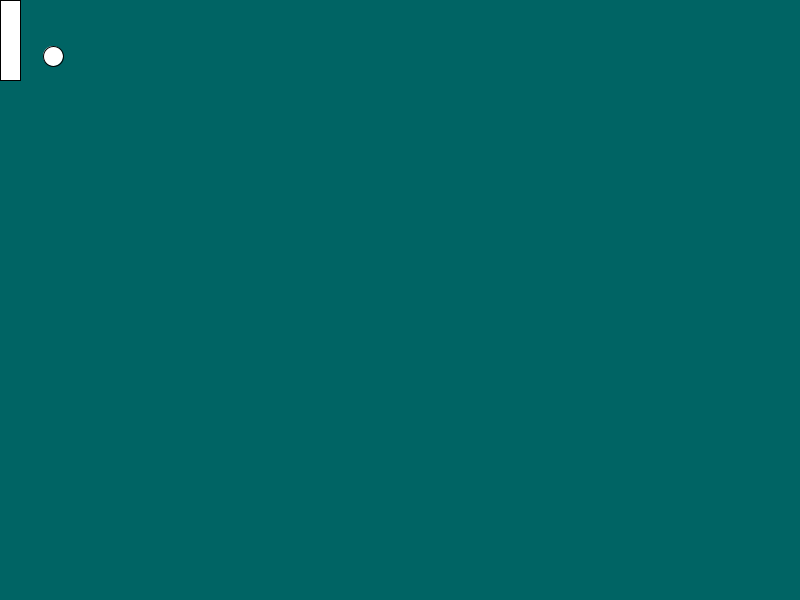
Frame 1 (no input)
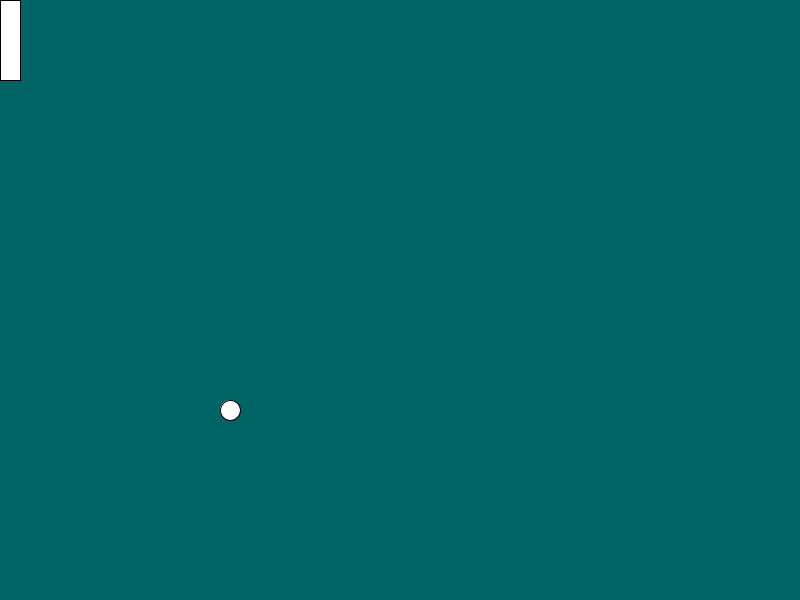
Frame 60 (the mouse pressed at the canvas centre just before this capture)
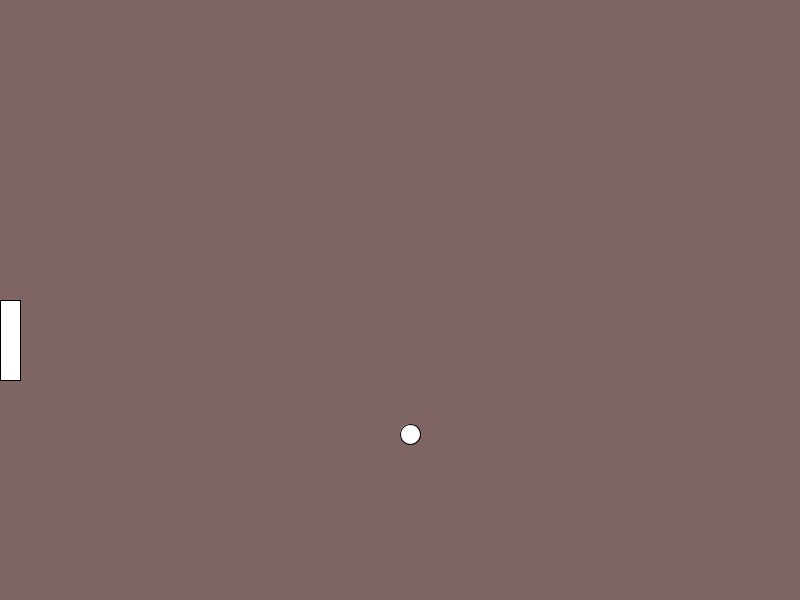
Frame 120 (the mouse held since frame 60 and released just before this capture)

The Processing sketch that drew these frames (run headless with seeded random() and noise(); from frame 60 on, the mouse is pressed at the canvas centre):

// Processing sketch: processing_91711
// ── processing_91711.pde

int xPos = 50;
int xSpeed = 3 ;
int yPos = 50;
int ySpeed = 6;

float mappedColor;


void setup(){
  size (800,600);
  
 
}
 
void draw(){
  mappedColor = map(mouseY,0,height,0,255);
  background (mappedColor,100,100);
   
  //DEFINES BOUNDARIES OF BALL
     if(xPos>=780 || xPos<=20){    //X-Position
    xSpeed = xSpeed*-1;
  }
   
  if(yPos>=height || yPos<=0){  //Y-Position
    ySpeed = ySpeed*-1;
  }
   
   
     

   
  yPos+=ySpeed;
  xPos+=xSpeed;
   
  smooth();
   
  ellipse(xPos, yPos, 20, 20);
  
  rect(0, mouseY, 20, 80);
  
}
   

  
   

 


    
